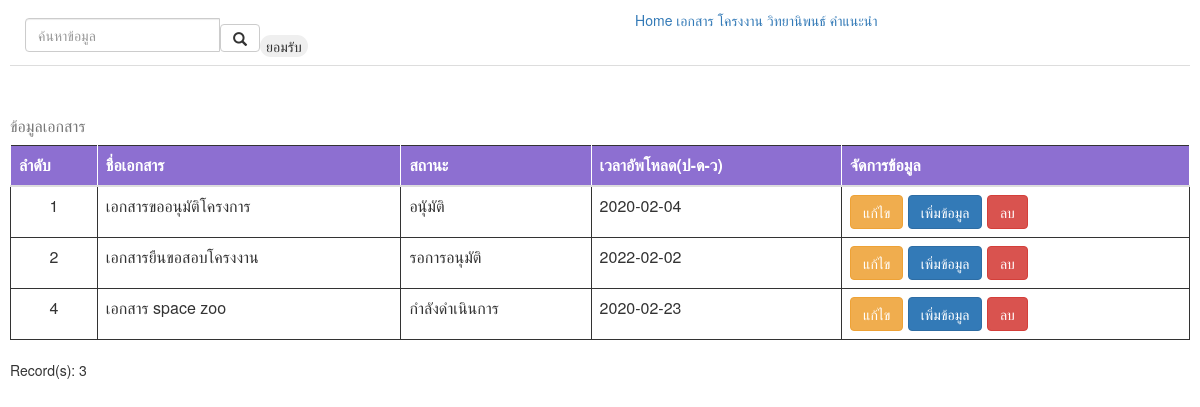
/document.php, run on the app's committed database.
### tables this page shows
CREATE TABLE `tbdocument` (
  `doc_id` int(11) NOT NULL,
  `doc_name` varchar(99) DEFAULT NULL,
  `doc_status` varchar(99) DEFAULT NULL,
  `upload_time` date DEFAULT NULL,
  `user_id` int(11) DEFAULT NULL,
  `per_id` int(11) DEFAULT NULL
);

### document.php (the view, shortened to what this page needs)
<?php
    include('condb.php');
    require_once('header.php');
    $sql = "SELECT * FROM tbdocument";
    $result = mysqli_query($condb, $sql);
    if(mysqli_num_rows($result) > 0){
    ?>
     <table class="table table-borderless table-hover table-striped>">
    <?php
        echo "<caption>ข้อมูลเอกสาร</caption>";
        echo "<thead>";
    ?>
        <tr class="table-primary">
    <?php
        echo "<th>ลำดับ</td>";
        echo "<th>ชื่อเอกสาร</td>";
        echo "<th>สถานะ</td>";
        echo "<th>เวลาอัพโหลด(ป-ด-ว)</td>";
        echo "<th>จัดการข้อมูล</td>";
        echo "</tr>";
        echo "</thead>";
        echo "<tbody>";
        while($row = mysqli_fetch_assoc($result)){
            echo "<tr>";
            $doc_id = $row["doc_id"];
            echo "<td style=". "text-align:center". ">" . $doc_id . "</td>";
            echo "<td>" . $row["doc_name"] . "</td>";
            echo "<td>" . $row["doc_status"] . "</td>";
            echo "<td>" . $row["upload_time"] . "</td>";
            echo "<td> <a href=\"documentupdate.php?doc_id=$doc_id\" class=\"btn btn-warning\">แก้ไข</a>
            <a href=\"documentinsert.php?doc_id=$doc_id\" class=\"btn btn-primary\">เพิ่มข้อมูล</a>
            <a href=\"documentdelete.php?doc_id=$doc_id\" class=\"btn btn-danger\">ลบ</a>";
            echo "</td>";
            echo "</tr>";
        }
        echo "</tbody>";
        echo "</table>";
        echo "Record(s): ". mysqli_num_rows($result) . "<br>";
    }else{
        echo "Record(s): 0";
    }
?>
<?php
    require_once('footer.php');
?>

### mystyle.css (style rules this page uses)
table, td , th { border: 1px solid; }
th { background-color: #8D6FD1; padding-left: 5px; padding-right: 5px; padding-top: 5px; padding-bottom: 5px; }
thead { color:white; }
tbody { padding-left: 5px; padding-right: 5px; padding-top: 5px; padding-bottom: 5px; }
td,th { padding: 5px; margin: 5px; }
table { border-collapse: collapse; }

### data on the page
tbdocument: doc_id "1", doc_name "เอกสารขออนุมัติโครงการ", doc_status "อนุัมัติ", upload_time "2020-02-04"
tbdocument: doc_id "2", doc_name "เอกสารยืนขอสอบโครงงาน", doc_status "รอการอนุมัติ", upload_time "2022-02-02"
tbdocument: doc_id "4", doc_name "เอกสาร space zoo", doc_status "กำลังดำเนินการ", upload_time "2020-02-23"

### other printed values
mysqli_num_rows($result) "3"
